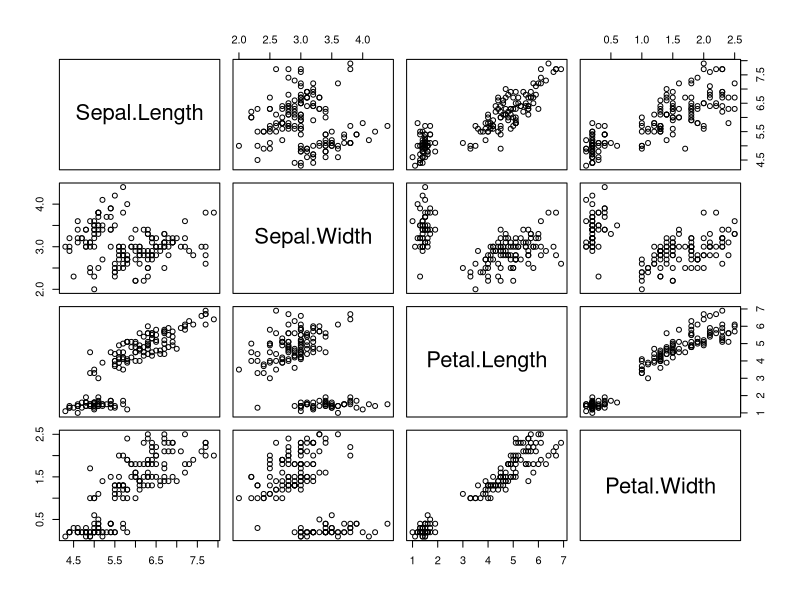
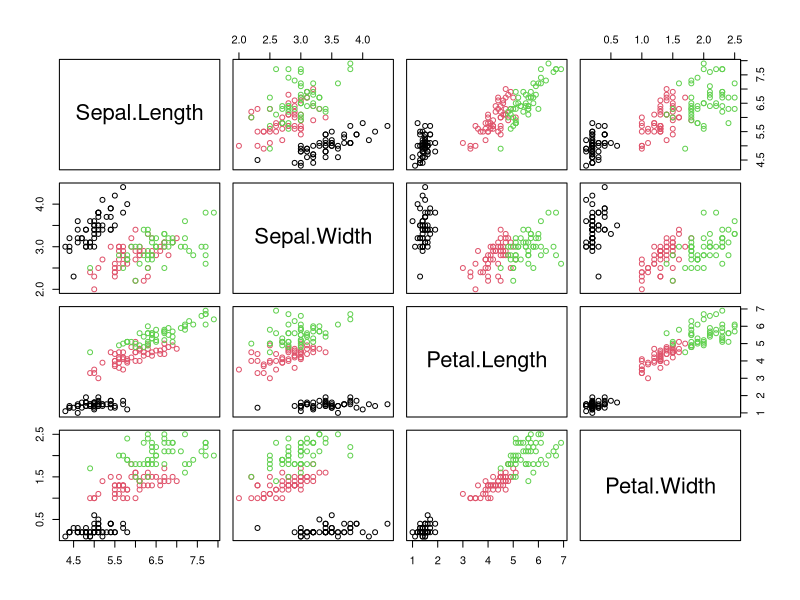
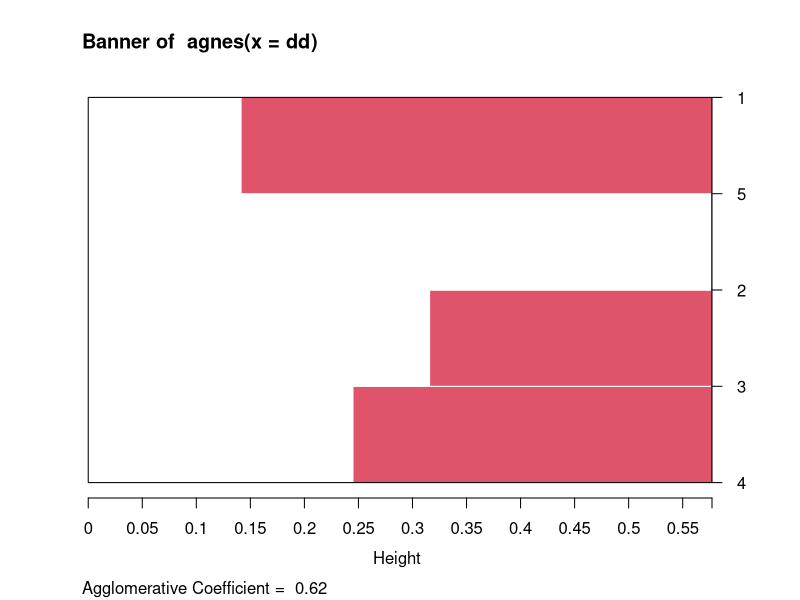
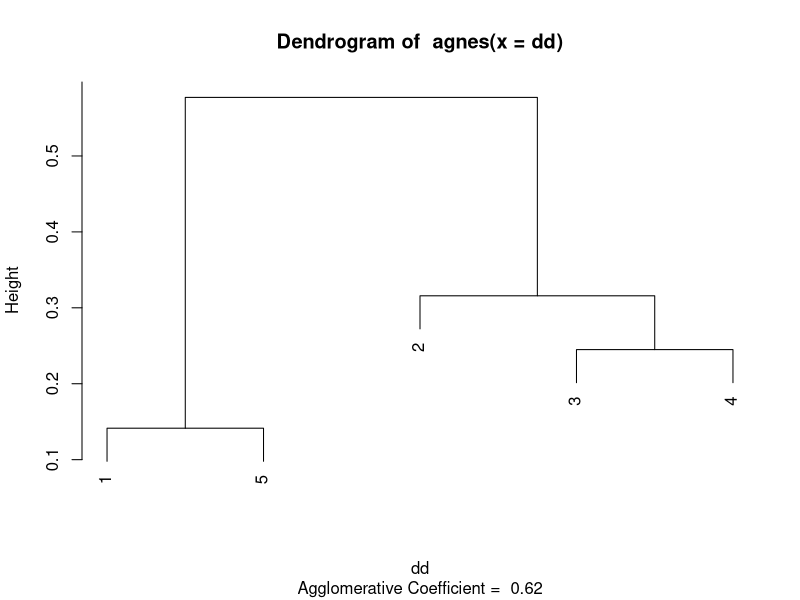
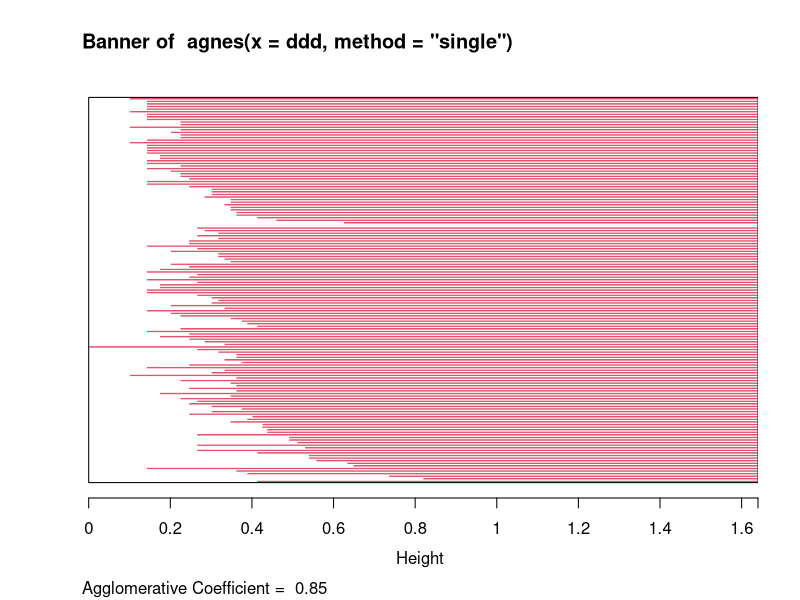
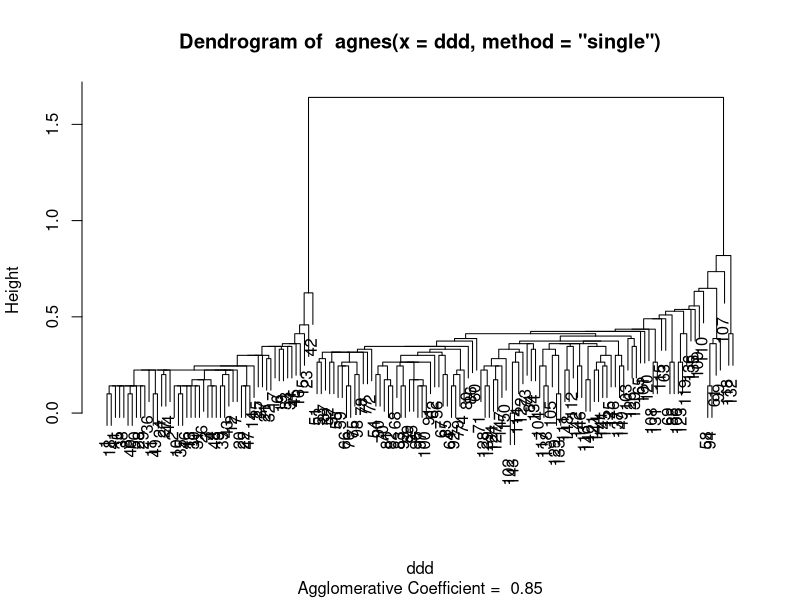
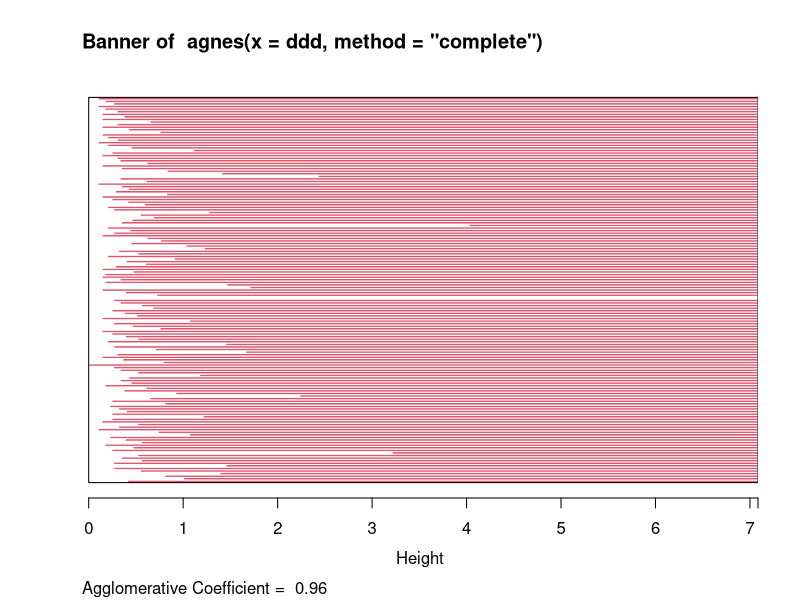
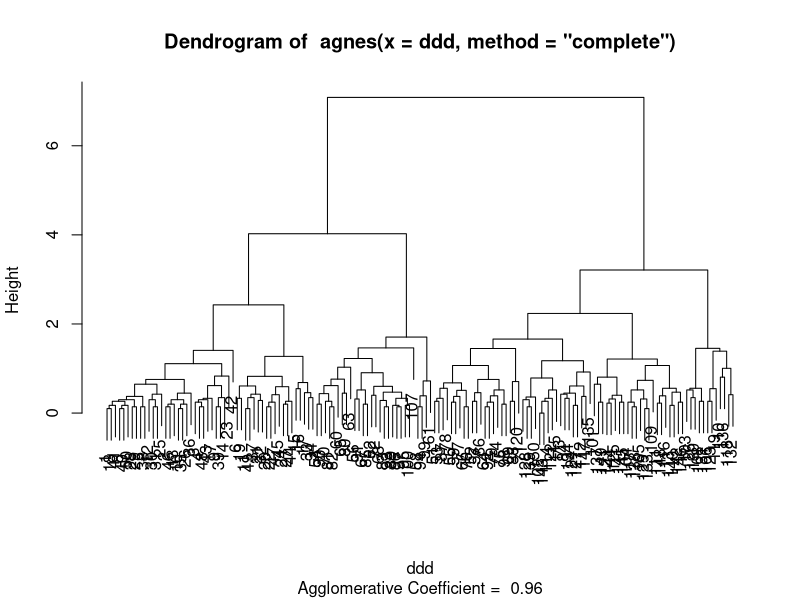

These figures' R source, in order:
library(cluster)
iris[,-5]->i
head(i)
dist(i[1:5,]) -> dd
dd
plot(i)
plot(i, col=iris$Species)
dist(i) -> ddd
agnes(dd)->a
plot(a)

agnes(ddd, method="single")->a
plot(a)

agnes(ddd, method="complete")->a
plot(a)


